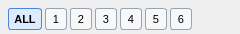
       <widget class="QGroupBox" name="relayChannelBar">
        <property name="sizePolicy">
         <sizepolicy hsizetype="Preferred" vsizetype="Fixed">
          <horstretch>0</horstretch>
          <verstretch>0</verstretch>
         </sizepolicy>
        </property>
        <property name="minimumSize">
         <size>
          <width>0</width>
          <height>30</height>
         </size>
        </property>
        <property name="maximumSize">
         <size>
          <width>16777215</width>
          <height>34</height>
         </size>
        </property>
        <property name="styleSheet">
         <string notr="true">QGroupBox { border: 0; margin-top: 0px; padding-top: 0px; }</string>
        </property>
        <property name="title">
         <string/>
        </property>
        <property name="flat">
         <bool>true</bool>
        </property>
        <layout class="QHBoxLayout" name="relayChannelLayout">
         <property name="spacing">
          <number>3</number>
         </property>
         <property name="leftMargin">
          <number>8</number>
         </property>
         <property name="topMargin">
          <number>8</number>
         </property>
         <property name="rightMargin">
          <number>8</number>
         </property>
         <property name="bottomMargin">
          <number>6</number>
         </property>
         <item>
          <widget class="QPushButton" name="relayAllButton">
           <property name="minimumSize">
            <size>
             <width>34</width>
             <height>22</height>
            </size>
           </property>
           <property name="maximumSize">
            <size>
             <width>40</width>
             <height>20</height>
            </size>
           </property>
           <property name="toolTip">
            <string>Relay CH ALL</string>
           </property>
           <property name="styleSheet">
            <string notr="true">QPushButton { padding: 0px 4px; border: 1px solid #9AA4AF; border-radius: 3px; background: #F6F8FA; min-height: 20px; font-size: 8pt; }
QPushButton:hover { background: #EEF3F8; }
QPushButton:checked { background: #DDEBFF; border-color: #4B84D9; font-weight: 600; }</string>
           </property>
           <property name="text">
            <string>ALL</string>
           </property>
           <property name="checkable">
            <bool>true</bool>
           </property>
           <property name="checked">
            <bool>true</bool>
           </property>
          </widget>
         </item>
         <item>
          <widget class="QPushButton" name="relayCh1Button">
           <property name="minimumSize">
            <size>
             <width>22</width>
             <height>22</height>
            </size>
           </property>
           <property name="maximumSize">
            <size>
             <width>26</width>
             <height>20</height>
            </size>
           </property>
           <property name="toolTip">
            <string>Relay CH 1</string>
           </property>
           <property name="styleSheet">
            <string notr="true">QPushButton { padding: 0px 4px; border: 1px solid #9AA4AF; border-radius: 3px; background: #F6F8FA; min-height: 20px; font-size: 8pt; }
QPushButton:hover { background: #EEF3F8; }
QPushButton:checked { background: #DDEBFF; border-color: #4B84D9; font-weight: 600; }</string>
           </property>
           <property name="text">
            <string>1</string>
           </property>
           <property name="checkable">
            <bool>true</bool>
           </property>
          </widget>
         </item>
         <item>
          <widget class="QPushButton" name="relayCh2Button">
           <property name="minimumSize">
            <size>
             <width>22</width>
             <height>22</height>
            </size>
           </property>
           <property name="maximumSize">
            <size>
             <width>26</width>
             <height>20</height>
            </size>
           </property>
           <property name="toolTip">
            <string>Relay CH 2</string>
           </property>
           <property name="styleSheet">
            <string notr="true">QPushButton { padding: 0px 4px; border: 1px solid #9AA4AF; border-radius: 3px; background: #F6F8FA; min-height: 20px; font-size: 8pt; }
QPushButton:hover { background: #EEF3F8; }
QPushButton:checked { background: #DDEBFF; border-color: #4B84D9; font-weight: 600; }</string>
           </property>
           <property name="text">
            <string>2</string>
           </property>
           <property name="checkable">
            <bool>true</bool>
           </property>
          </widget>
         </item>
         <item>
          <widget class="QPushButton" name="relayCh3Button">
           <property name="minimumSize">
            <size>
             <width>22</width>
             <height>22</height>
            </size>
           </property>
           <property name="maximumSize">
            <size>
             <width>26</width>
             <height>20</height>
            </size>
           </property>
           <property name="toolTip">
            <string>Relay CH 3</string>
           </property>
           <property name="styleSheet">
            <string notr="true">QPushButton { padding: 0px 4px; border: 1px solid #9AA4AF; border-radius: 3px; background: #F6F8FA; min-height: 20px; font-size: 8pt; }
QPushButton:hover { background: #EEF3F8; }
QPushButton:checked { background: #DDEBFF; border-color: #4B84D9; font-weight: 600; }</string>
           </property>
           <property name="text">
            <string>3</string>
           </property>
           <property name="checkable">
            <bool>true</bool>
           </property>
          </widget>
         </item>
         <item>
          <widget class="QPushButton" name="relayCh4Button">
           <property name="minimumSize">
            <size>
             <width>22</width>
             <height>22</height>
            </size>
           </property>
           <property name="maximumSize">
            <size>
             <width>26</width>
             <height>20</height>
            </size>
           </property>
           <property name="toolTip">
            <string>Relay CH 4</string>
           </property>
           <property name="styleSheet">
            <string notr="true">QPushButton { padding: 0px 4px; border: 1px solid #9AA4AF; border-radius: 3px; background: #F6F8FA; min-height: 20px; font-size: 8pt; }
QPushButton:hover { background: #EEF3F8; }
QPushButton:checked { background: #DDEBFF; border-color: #4B84D9; font-weight: 600; }</string>
           </property>
           <property name="text">
            <string>4</string>
           </property>
           <property name="checkable">
            <bool>true</bool>
           </property>
          </widget>
         </item>
         <item>
          <widget class="QPushButton" name="relayCh5Button">
           <property name="minimumSize">
            <size>
             <width>22</width>
             <height>22</height>
            </size>
           </property>
           <property name="maximumSize">
            <size>
             <width>26</width>
             <height>20</height>
            </size>
           </property>
           <property name="toolTip">
            <string>Relay CH 5</string>
           </property>
           <property name="styleSheet">
            <string notr="true">QPushButton { padding: 0px 4px; border: 1px solid #9AA4AF; border-radius: 3px; background: #F6F8FA; min-height: 20px; font-size: 8pt; }
QPushButton:hover { background: #EEF3F8; }
QPushButton:checked { background: #DDEBFF; border-color: #4B84D9; font-weight: 600; }</string>
           </property>
           <property name="text">
            <string>5</string>
           </property>
           <property name="checkable">
            <bool>true</bool>
           </property>
          </widget>
         </item>
         <item>
          <widget class="QPushButton" name="relayCh6Button">
           <property name="minimumSize">
            <size>
             <width>22</width>
             <height>22</height>
            </size>
           </property>
           <property name="maximumSize">
            <size>
             <width>26</width>
             <height>20</height>
            </size>
           </property>
           <property name="toolTip">
            <string>Relay CH 6</string>
           </property>
           <property name="styleSheet">
            <string notr="true">QPushButton { padding: 0px 4px; border: 1px solid #9AA4AF; border-radius: 3px; background: #F6F8FA; min-height: 20px; font-size: 8pt; }
QPushButton:hover { background: #EEF3F8; }
QPushButton:checked { background: #DDEBFF; border-color: #4B84D9; font-weight: 600; }</string>
           </property>
           <property name="text">
            <string>6</string>
           </property>
           <property name="checkable">
            <bool>true</bool>
           </property>
          </widget>
         </item>
         <item>
          <spacer name="relayChannelSpacer">
           <property name="orientation">
            <enum>Qt::Horizontal</enum>
           </property>
           <property name="sizeHint" stdset="0">
            <size>
             <width>40</width>
             <height>20</height>
            </size>
           </property>
          </spacer>
         </item>
        </layout>
       </widget>
